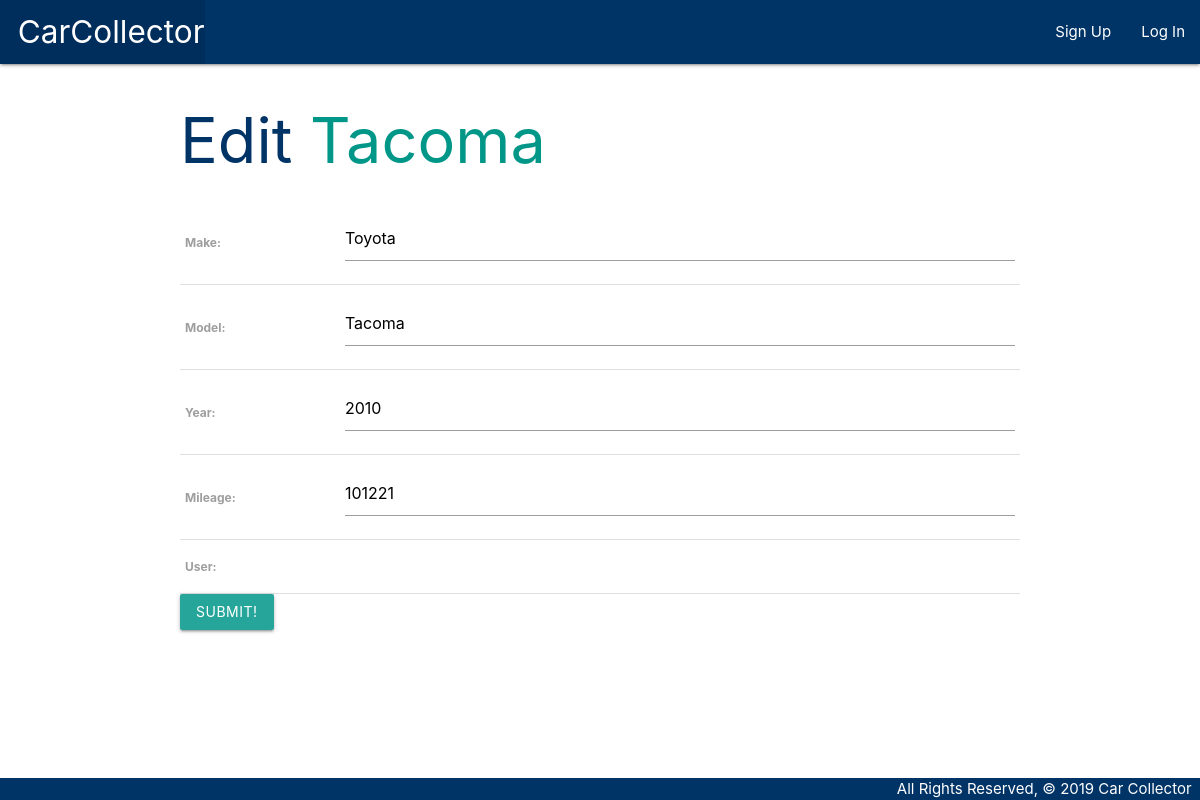
Before: /cars/1/update/ with the older database file.
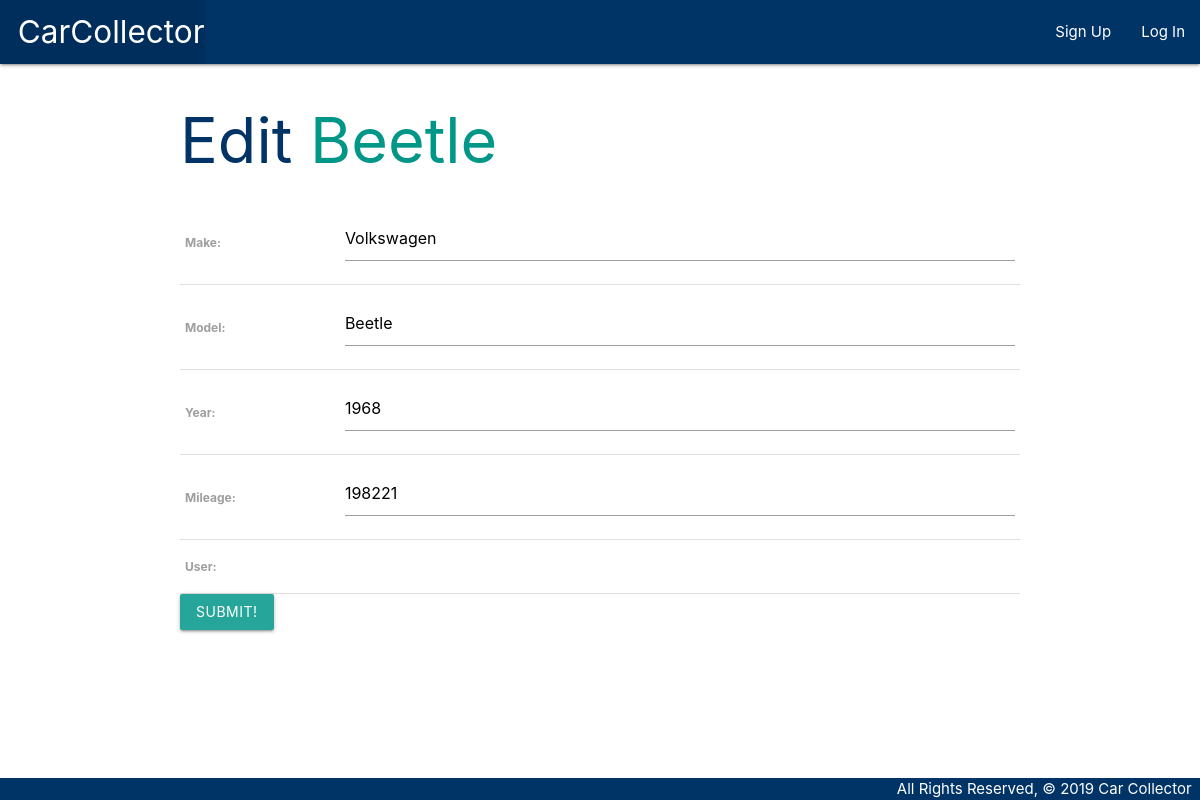
After: the same page with the newer database file.
### main_app/models.py (models this page shows, shortened)
class Car(models.Model):
    make = models.CharField(max_length=50)
    model = models.CharField(max_length=50)
    year = models.IntegerField()
    mileage = models.IntegerField()
    user = models.ForeignKey(User, on_delete=models.CASCADE)

### main_app/views.py (the view)
# urls.py: path('cars/<int:pk>/update/', views.CarUpdate.as_view(), name='cars_update'),
class CarUpdate(UpdateView):
  model = Car
  fields = '__all__'

### main_app/templates/main_app/car_form.html (shortened to what this page needs)
{% extends 'base.html' %}
{% block content %}
    {% if object %}
    <h1>Edit <span class="teal-text">{{object.model}}</span></h1>
    {% else %}
    <h1>Add Car</h1>
    {% endif %}
    <form action="" method="post">
        <table>
            {{ form.as_table }}
        </table>
        <input type="submit" value="Submit!" class="btn">
    </form>
{% endblock %}

### main_app/templates/base.html (shortened to what this page needs)
{% load static %}
<!DOCTYPE html>
<html lang="en">
<head>
  <link rel="stylesheet" href="https://cdnjs.cloudflare.com/ajax/libs/materialize/1.0.0/css/materialize.min.css">
  <link rel="stylesheet" type="text/css" href="{% static 'css/style.css' %}">
</head>
<body>
  <header class="navbar-fixed">
    <nav>
      <div class="nav-wrapper">
        <ul>
          <li><a href="/" class="left brand-logo">&nbsp;&nbsp;CarCollector</a></li>
        </ul>
        <ul class="right">
            {% if user.is_authenticated %}
              <li><a href="{% url 'about' %}">About</a></li>
              <li><a href="{% url 'driver_index' %}">Drivers</a></li>
              <li><a href="{% url 'cars_create' %}">Add a Car</a></li>
              <li><a href="{% url 'index' %}">View All My Cars</a></li>
              <li><a href="{% url 'logout' %}">Log Out</a></li>
            {% else %}
              <li><a href="{% url 'signup' %}">Sign Up</a></li>
              <li><a href="{% url 'login' %}">Log In</a></li>
            {% endif %}
        </ul>
      </div>
    </nav>
  </header>
  <main class="container">
    {% block content %}
    {% endblock %}
  </main>
  <footer class="page-footer">
    <div class="right">All Rights Reserved, &copy; 2019 Car Collector &nbsp;</div>
  </footer>
</body>
</html>

### main_app/static/css/style.css (style rules this page uses)
header nav { background-color: #003366; }
h1, h2 { color: #003366 }
body { display: flex; min-height: 100vh; flex-direction: column; }
main { flex: 1 0 auto; }
.page-footer { padding-top: 0; text-align: right; background-color:#003366; }

Changed rows visible on the page:
changed Car: model "Tacoma" → "Beetle"; make "Toyota" → "Volkswagen"; year "2010" → "1968"; mileage "101221" → "198221"
